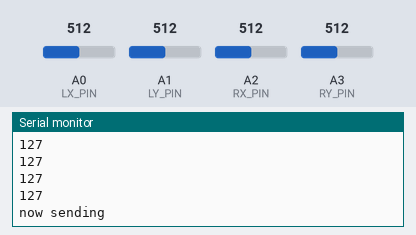
Recording of a sketch running on a simulated Arduino Uno, built with avr-gcc and run on an emulated ATmega328P. Shown: the last lines printed to the serial monitor. Inputs (shaded band) come from the test bench; at power-on: A1 (LY_PIN) = 512, A3 (RY_PIN) = 512, A0 (LX_PIN) = 512, A2 (RX_PIN) = 512.

Above: at 4.2 s.
4.3 s: A1 (LY_PIN) set to 405
5.8 s: A1 (LY_PIN) set to 383
At 6.4 s:
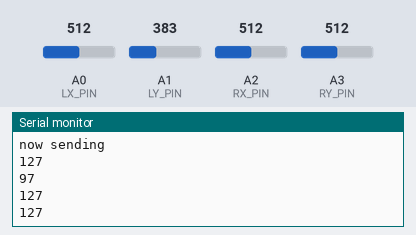
10.3 s: A3 (RY_PIN) set to 408
At 11.1 s:
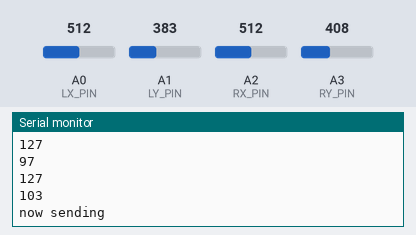
11.8 s: A3 (RY_PIN) set to 374
At 12.6 s:
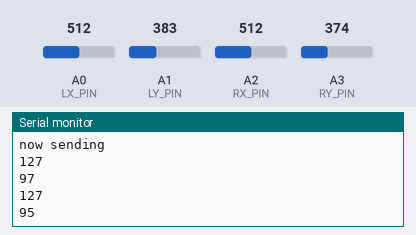
Timing chart, 0 to 14.8 s (numbered marks = the images above; inputs shaded):
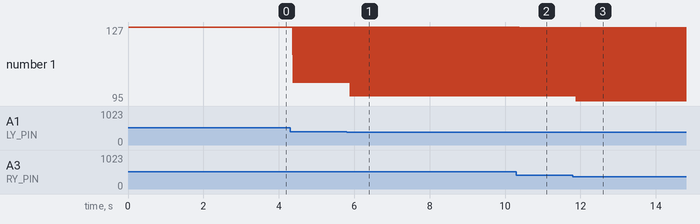

The sketch:

car_transmitter.ino
```cpp
#include <SoftwareSerial.h>

// HC05 pins
#define RX 2
#define TX 3

// joystick pins
#define LX_PIN A0
#define LY_PIN A1
#define RX_PIN A2
#define RY_PIN A3


SoftwareSerial btSerial(RX, TX);

// forward declration
int mapAndAdjustJoystickDeadBandValues(int value);


typedef struct _PacketData_
{
  byte lxAxisValue_;
  byte lyAxisValue_;
  byte rxAxisValue_;
  byte ryAxisValue_;
} PacketData;
PacketData data;

//---------------------------------------------------------------------------------------------------------------------
///
/// values from 0 to 254, 127 is center
///
//
void setup()
{
  btSerial.begin(38400);

  Serial.begin(9600);
  Serial.println("Serial started");
}

//---------------------------------------------------------------------------------------------------------------------
///
/// values from 0 to 254, 127 is center
///
//
void loop()
{
  data.lxAxisValue_ = mapAndAdjustJoystickDeadBandValues(analogRead(LX_PIN));
  data.lyAxisValue_ = mapAndAdjustJoystickDeadBandValues(analogRead(LY_PIN));
  data.rxAxisValue_ = mapAndAdjustJoystickDeadBandValues(analogRead(RX_PIN));
  data.ryAxisValue_ = mapAndAdjustJoystickDeadBandValues(analogRead(RY_PIN));

  String dataString;
  dataString = dataString + data.lxAxisValue_ + ","  + data.lyAxisValue_ + "," + data.rxAxisValue_ + "," + data.ryAxisValue_ + "\n";

  Serial.println(data.lxAxisValue_);
  Serial.println(data.lyAxisValue_);
  Serial.println(data.rxAxisValue_);
  Serial.println(data.ryAxisValue_);
  Serial.println("now sending");
  btSerial.print(dataString); // send to HC05
  delay(10);
}

//---------------------------------------------------------------------------------------------------------------------
///
/// This function is used to map 0-1023 joystick value to 0-254. hence 127 is the center value which we send.
/// It also adjust the deadband in joystick.
/// Jotstick values range from 0-1023. But its center value is not always 511. It is little different.
/// So we need to add some deadband to center value. in our case 500-530. Any value in this deadband range is mapped to center 127.
///
/// @param value, analog value of the joystick of each direction
///
/// @return mapped value
//
//
int mapAndAdjustJoystickDeadBandValues(int value)
{
  if (value >= 530)
    value = map(value, 530, 1023, 128, 254);

  else if (value <= 500)
    value = map(value, 500, 0, 126, 0);

  else
    value = 127;

  return value;
}
```

Measured:
- the behaviour switches between 393 and 392 on A1 (LY_PIN) (found by bisection; images 0 and 1)
- the behaviour switches between 393 and 392 on A3 (RY_PIN) (found by bisection; images 2 and 3)
- after the input at 5.8 s, the serial monitor: prints a new line after 0.09 s (image 1)
- after the input at 10.3 s, the serial monitor: prints a new line after 0.09 s (image 2)
- after the input at 11.8 s, the serial monitor: prints a new line after 0.09 s (image 3)
- plotted number 1: 127 → 103 after the input at 10.3 s, 103 → 95 after the input at 11.8 s
